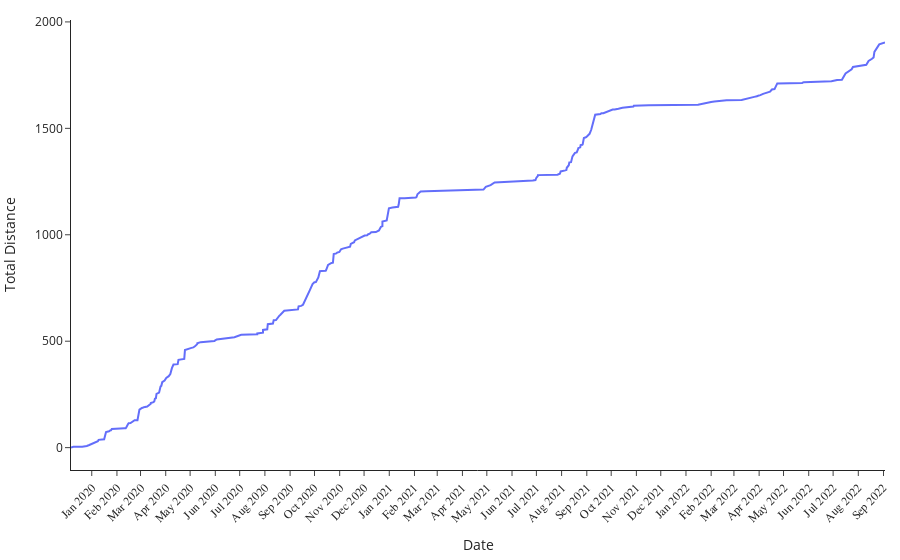

Notebook code cell kept with this figure:
### Code cell
line = px.line(
    Work,
    x = 'Date',
    y = 'Running Total',
)

line.update_layout(
    margin=dict(l=10, r=10, t=20, b=20),
    template = 'simple_white',
    yaxis_title = "Total Distance"
)

line.update_xaxes(tickangle=-45, 
                         tickfont=dict(family='Calibri', size=12),
                         dtick="M1")

### Figure 1 — Plotly figure (JSON) as saved in the notebook; plotly's stock layout.template omitted (floating-point values rounded to 4 significant figures; data arrays with more than 128 entries replaced by an {"elided": "..."} marker saying what was removed)
{"data": [{"hovertemplate": "Date=%{x}<br>Running Total=%{y}<extra></extra>", "legendgroup": "", "line": {"color": "#636efa", "dash": "solid"}, "marker": {"symbol": "circle"}, "mode": "lines", "name": "", "orientation": "v", "showlegend": false, "type": "scatter", "x": {"elided": "295 str values"}, "xaxis": "x", "y": {"elided": "295 float values"}, "yaxis": "y"}], "layout": {"legend": {"tracegroupgap": 0}, "margin": {"b": 20, "l": 10, "r": 10, "t": 20}, "xaxis": {"anchor": "y", "domain": [0, 1], "dtick": "M1", "tickangle": -45, "tickfont": {"family": "Calibri", "size": 12}, "title": {"text": "Date"}}, "yaxis": {"anchor": "x", "domain": [0, 1], "title": {"text": "Total Distance"}}}}
